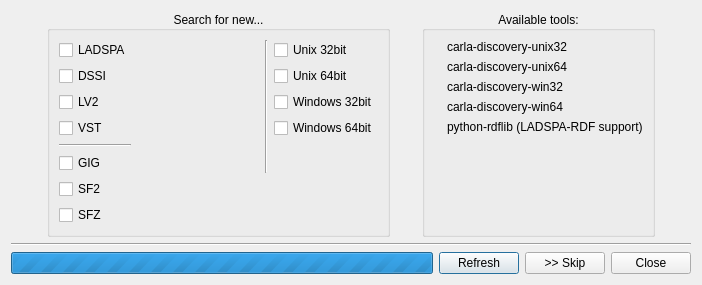
<?xml version="1.0" encoding="UTF-8"?>
<ui version="4.0">
 <class>PluginRefreshW</class>
 <widget class="QDialog" name="PluginRefreshW">
  <property name="geometry">
   <rect>
    <x>0</x>
    <y>0</y>
    <width>702</width>
    <height>247</height>
   </rect>
  </property>
  <property name="windowTitle">
   <string>Carla - Refresh</string>
  </property>
  <layout class="QGridLayout" name="gridLayout_2">
   <item row="0" column="0">
    <spacer name="horizontalSpacer">
     <property name="orientation">
      <enum>Qt::Horizontal</enum>
     </property>
     <property name="sizeType">
      <enum>QSizePolicy::Preferred</enum>
     </property>
     <property name="sizeHint" stdset="0">
      <size>
       <width>30</width>
       <height>20</height>
      </size>
     </property>
    </spacer>
   </item>
   <item row="0" column="1">
    <widget class="QGroupBox" name="groupBox">
     <property name="title">
      <string>Search for new...</string>
     </property>
     <property name="alignment">
      <set>Qt::AlignCenter</set>
     </property>
     <layout class="QGridLayout" name="gridLayout">
      <item row="0" column="2" rowspan="6">
       <widget class="Line" name="line_2">
        <property name="orientation">
         <enum>Qt::Vertical</enum>
        </property>
       </widget>
      </item>
      <item row="3" column="3">
       <widget class="QCheckBox" name="ch_win64">
        <property name="text">
         <string>Windows 64bit</string>
        </property>
       </widget>
      </item>
      <item row="0" column="1">
       <spacer name="horizontalSpacer_4">
        <property name="orientation">
         <enum>Qt::Horizontal</enum>
        </property>
        <property name="sizeHint" stdset="0">
         <size>
          <width>40</width>
          <height>5</height>
         </size>
        </property>
       </spacer>
      </item>
      <item row="1" column="3">
       <widget class="QCheckBox" name="ch_unix64">
        <property name="text">
         <string>Unix 64bit</string>
        </property>
       </widget>
      </item>
      <item row="2" column="3">
       <widget class="QCheckBox" name="ch_win32">
        <property name="text">
         <string>Windows 32bit</string>
        </property>
       </widget>
      </item>
      <item row="2" column="0">
       <widget class="QCheckBox" name="ch_lv2">
        <property name="text">
         <string>LV2</string>
        </property>
       </widget>
      </item>
      <item row="0" column="0">
       <widget class="QCheckBox" name="ch_ladspa">
        <property name="text">
         <string>LADSPA</string>
        </property>
       </widget>
      </item>
      <item row="1" column="0">
       <widget class="QCheckBox" name="ch_dssi">
        <property name="text">
         <string>DSSI</string>
        </property>
       </widget>
      </item>
      <item row="0" column="3">
       <widget class="QCheckBox" name="ch_unix32">
        <property name="text">
         <string>Unix 32bit</string>
        </property>
       </widget>
      </item>
      <item row="5" column="0">
       <widget class="QCheckBox" name="ch_gig">
        <property name="text">
         <string>GIG</string>
        </property>
       </widget>
      </item>
      <item row="3" column="0">
       <widget class="QCheckBox" name="ch_vst">
        <property name="text">
         <string>VST</string>
        </property>
       </widget>
      </item>
      <item row="4" column="0">
       <widget class="Line" name="line_3">
        <property name="orientation">
         <enum>Qt::Horizontal</enum>
        </property>
       </widget>
      </item>
      <item row="6" column="0">
       <widget class="QCheckBox" name="ch_sf2">
        <property name="text">
         <string>SF2</string>
        </property>
       </widget>
      </item>
      <item row="7" column="0">
       <widget class="QCheckBox" name="ch_sfz">
        <property name="text">
         <string>SFZ</string>
        </property>
       </widget>
      </item>
     </layout>
    </widget>
   </item>
   <item row="0" column="4">
    <spacer name="horizontalSpacer_2">
     <property name="orientation">
      <enum>Qt::Horizontal</enum>
     </property>
     <property name="sizeType">
      <enum>QSizePolicy::Preferred</enum>
     </property>
     <property name="sizeHint" stdset="0">
      <size>
       <width>30</width>
       <height>20</height>
      </size>
     </property>
    </spacer>
   </item>
   <item row="1" column="0" colspan="5">
    <widget class="Line" name="line">
     <property name="orientation">
      <enum>Qt::Horizontal</enum>
     </property>
    </widget>
   </item>
   <item row="2" column="0" colspan="5">
    <layout class="QHBoxLayout" name="horizontalLayout">
     <item>
      <widget class="QProgressBar" name="progressBar">
       <property name="sizePolicy">
        <sizepolicy hsizetype="Expanding" vsizetype="Fixed">
         <horstretch>0</horstretch>
         <verstretch>0</verstretch>
        </sizepolicy>
       </property>
       <property name="maximum">
        <number>0</number>
       </property>
       <property name="value">
        <number>-1</number>
       </property>
       <property name="format">
        <string/>
       </property>
      </widget>
     </item>
     <item>
      <widget class="QPushButton" name="b_refresh">
       <property name="text">
        <string>Refresh</string>
       </property>
       <property name="icon">
        <iconset resource="../../resources/resources.qrc">
         <normaloff>:/16x16/view-refresh.png</normaloff>:/16x16/view-refresh.png</iconset>
       </property>
      </widget>
     </item>
     <item>
      <widget class="QPushButton" name="b_skip">
       <property name="text">
        <string>&gt;&gt; Skip</string>
       </property>
      </widget>
     </item>
     <item>
      <widget class="QPushButton" name="b_close">
       <property name="text">
        <string>Close</string>
       </property>
       <property name="icon">
        <iconset resource="../../resources/resources.qrc">
         <normaloff>:/16x16/window-close.png</normaloff>:/16x16/window-close.png</iconset>
       </property>
      </widget>
     </item>
    </layout>
   </item>
   <item row="0" column="3">
    <widget class="QGroupBox" name="groupBox_2">
     <property name="title">
      <string>Available tools:</string>
     </property>
     <property name="alignment">
      <set>Qt::AlignCenter</set>
     </property>
     <property name="flat">
      <bool>true</bool>
     </property>
     <layout class="QGridLayout" name="gridLayout_3">
      <item row="0" column="0">
       <widget class="QLabel" name="ico_unix32">
        <property name="maximumSize">
         <size>
          <width>22</width>
          <height>16777215</height>
         </size>
        </property>
        <property name="text">
         <string/>
        </property>
        <property name="pixmap">
         <pixmap resource="../../resources/resources.qrc">:/16x16/dialog-ok-apply.png</pixmap>
        </property>
       </widget>
      </item>
      <item row="0" column="1">
       <widget class="QLabel" name="label_unix32">
        <property name="text">
         <string>carla-discovery-unix32</string>
        </property>
       </widget>
      </item>
      <item row="2" column="0">
       <widget class="QLabel" name="ico_win32">
        <property name="maximumSize">
         <size>
          <width>22</width>
          <height>16777215</height>
         </size>
        </property>
        <property name="text">
         <string/>
        </property>
        <property name="pixmap">
         <pixmap resource="../../resources/resources.qrc">:/16x16/dialog-ok-apply.png</pixmap>
        </property>
       </widget>
      </item>
      <item row="2" column="1">
       <widget class="QLabel" name="label_win32">
        <property name="text">
         <string>carla-discovery-win32</string>
        </property>
       </widget>
      </item>
      <item row="4" column="0">
       <widget class="QLabel" name="ico_rdflib">
        <property name="maximumSize">
         <size>
          <width>22</width>
          <height>16777215</height>
         </size>
        </property>
        <property name="text">
         <string/>
        </property>
        <property name="pixmap">
         <pixmap resource="../../resources/resources.qrc">:/16x16/dialog-ok-apply.png</pixmap>
        </property>
       </widget>
      </item>
      <item row="1" column="1">
       <widget class="QLabel" name="label_unix64">
        <property name="text">
         <string>carla-discovery-unix64</string>
        </property>
       </widget>
      </item>
      <item row="4" column="1">
       <widget class="QLabel" name="label_rdflib">
        <property name="text">
         <string>python-rdflib (LADSPA-RDF support)</string>
        </property>
       </widget>
      </item>
      <item row="5" column="0" colspan="2">
       <spacer name="verticalSpacer">
        <property name="orientation">
         <enum>Qt::Vertical</enum>
        </property>
        <property name="sizeHint" stdset="0">
         <size>
          <width>20</width>
          <height>40</height>
         </size>
        </property>
       </spacer>
      </item>
      <item row="3" column="1">
       <widget class="QLabel" name="label_win64">
        <property name="text">
         <string>carla-discovery-win64</string>
        </property>
       </widget>
      </item>
      <item row="1" column="0">
       <widget class="QLabel" name="ico_unix64">
        <property name="text">
         <string/>
        </property>
        <property name="pixmap">
         <pixmap resource="../../resources/resources.qrc">:/16x16/dialog-ok-apply.png</pixmap>
        </property>
       </widget>
      </item>
      <item row="3" column="0">
       <widget class="QLabel" name="ico_win64">
        <property name="text">
         <string/>
        </property>
        <property name="pixmap">
         <pixmap resource="../../resources/resources.qrc">:/16x16/dialog-ok-apply.png</pixmap>
        </property>
       </widget>
      </item>
     </layout>
    </widget>
   </item>
   <item row="0" column="2">
    <spacer name="horizontalSpacer_3">
     <property name="orientation">
      <enum>Qt::Horizontal</enum>
     </property>
     <property name="sizeType">
      <enum>QSizePolicy::Fixed</enum>
     </property>
     <property name="sizeHint" stdset="0">
      <size>
       <width>20</width>
       <height>20</height>
      </size>
     </property>
    </spacer>
   </item>
  </layout>
 </widget>
 <resources>
  <include location="../../resources/resources.qrc"/>
  <include location="../../resources/resources.qrc"/>
 </resources>
 <connections>
  <connection>
   <sender>b_close</sender>
   <signal>clicked()</signal>
   <receiver>PluginRefreshW</receiver>
   <slot>close()</slot>
   <hints>
    <hint type="sourcelabel">
     <x>426</x>
     <y>231</y>
    </hint>
    <hint type="destinationlabel">
     <x>236</x>
     <y>125</y>
    </hint>
   </hints>
  </connection>
 </connections>
</ui>
